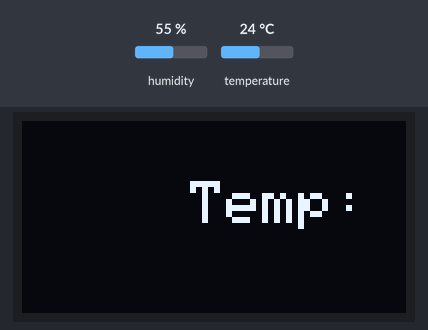
Recording of a sketch running on a simulated Arduino Uno, built with avr-gcc and run on an emulated ATmega328P. On the bench: 128×64 one-colour display. The test bench sets the inputs (shaded band); at power-on: humidity 55 %, temperature 24 °C.

Above: at 3.2 s.
3.3 s: humidity set to 22 %
At 6.28 s:
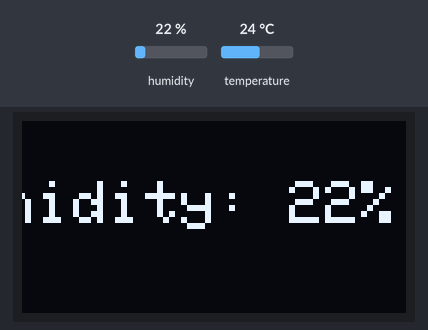
7.1 s: temperature set to 12 °C
At 8.94 s:
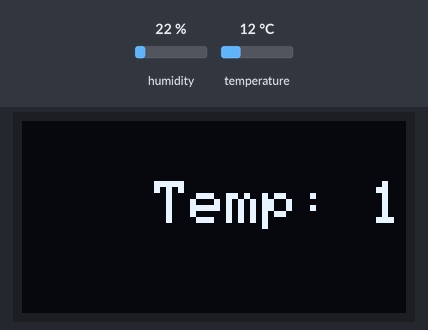
10.2 s: humidity set to 40 %
At 12.4 s:
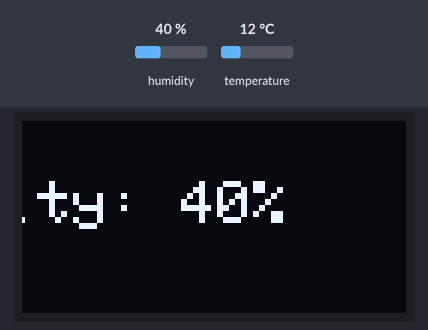
12.9 s: temperature set to 19 °C
At 14.75 s:
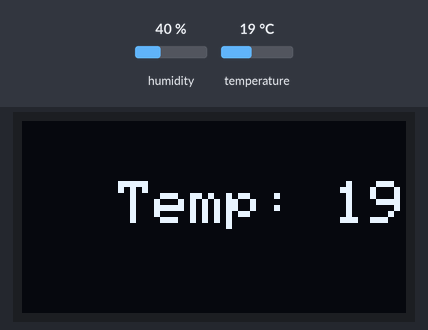
Timing chart, 0 to 16.2 s (numbered marks = the images above; inputs shaded):
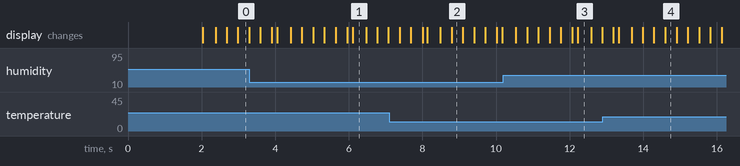

The sketch:

Oled_Displaying_temp_and_humidity.ino
```cpp
#include <DHT.h>
#include <Wire.h>
#include <Adafruit_GFX.h>
#include <Adafruit_SSD1306.h>

#define SCREEN_WIDTH 128
#define SCREEN_HEIGHT 64

DHT dht(5, DHT11);
Adafruit_SSD1306 display(SCREEN_WIDTH, SCREEN_HEIGHT, &Wire, -1);

int xPos = SCREEN_WIDTH; // Start position is at the right edge

void setup() {
  dht.begin();
  delay(2000);
  Serial.begin(115200);
  if(!display.begin(SSD1306_SWITCHCAPVCC, 0x3C)) {
    for(;;);
  }

  display.clearDisplay();
  display.setTextSize(2);
  display.setTextColor(SSD1306_WHITE);
  display.setTextWrap(false);
}

void loop() {
  float temp = dht.readTemperature();
  float humidity = dht.readHumidity();

  // 1. Combine everything into one string
  String fullMessage = "Temp: " + String(temp, 1) + "C  Humidity: " + String(humidity, 0) + "%";

  display.clearDisplay();

  // 2. Set the cursor and print the whole string at once
  display.setCursor(xPos, 20);
  display.print(fullMessage);
  display.display();

  // 3. Move the position to the left
  xPos = xPos - 3; // Increased speed slightly for better flow

  // 4. Reset based on the length of the FULL message
  // At TextSize 2, each character is about 12 pixels wide
  int messageWidth = fullMessage.length() * 12;

  if (xPos < -messageWidth) {
    xPos = SCREEN_WIDTH;
  }

  delay(10); // Short delay to keep the scroll smooth
}
```
